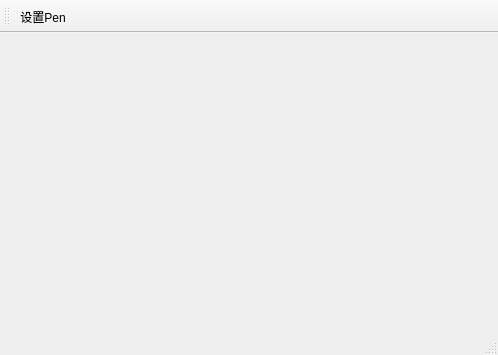
<?xml version="1.0" encoding="UTF-8"?>
<ui version="4.0">
 <class>StaticLibUserMainWindow</class>
 <widget class="QMainWindow" name="StaticLibUserMainWindow">
  <property name="geometry">
   <rect>
    <x>0</x>
    <y>0</y>
    <width>498</width>
    <height>355</height>
   </rect>
  </property>
  <property name="windowTitle">
   <string>StaticLibUserMainWindow</string>
  </property>
  <widget class="QWidget" name="centralwidget"/>
  <widget class="QMenuBar" name="menubar">
   <property name="geometry">
    <rect>
     <x>0</x>
     <y>0</y>
     <width>498</width>
     <height>23</height>
    </rect>
   </property>
  </widget>
  <widget class="QStatusBar" name="statusbar"/>
  <widget class="QToolBar" name="mainToolBar">
   <property name="windowTitle">
    <string>toolBar</string>
   </property>
   <attribute name="toolBarArea">
    <enum>TopToolBarArea</enum>
   </attribute>
   <attribute name="toolBarBreak">
    <bool>false</bool>
   </attribute>
   <addaction name="action_Pen"/>
  </widget>
  <action name="action_Pen">
   <property name="text">
    <string>设置Pen</string>
   </property>
   <property name="toolTip">
    <string>设置Pen</string>
   </property>
  </action>
 </widget>
 <resources/>
 <connections/>
</ui>
